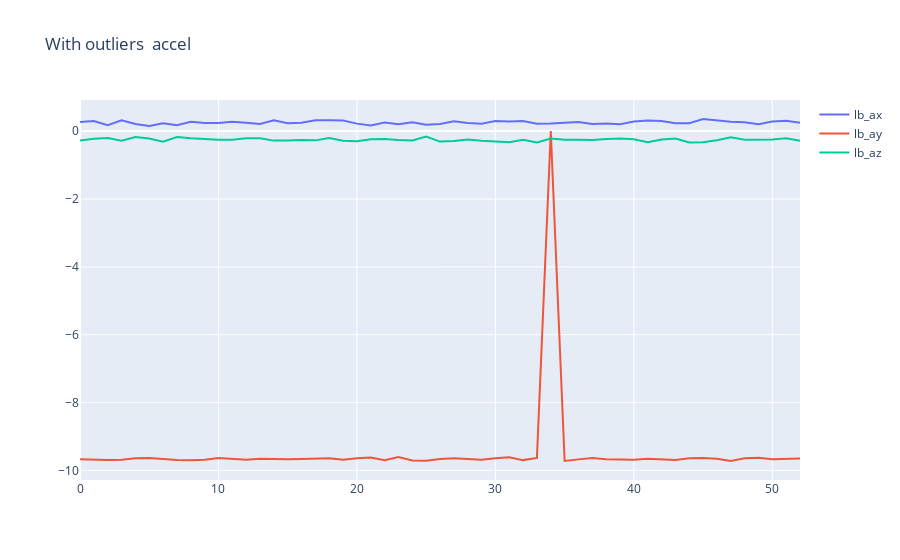
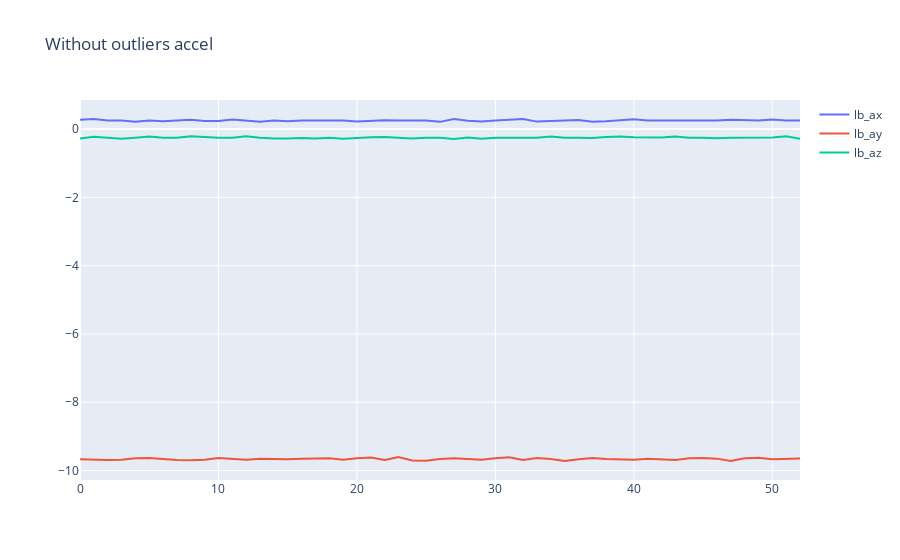

The notebook cell these images were saved under, in order:
### Markdown cell above
# Filter outliers

### Code cell
def filter_outliers(df_local):
    
    outl = find_headers(df_local)
    df= df_local.copy()
    for o in outl:
        median = df[o].median()
        std = df[o].std()
        df.loc[(df[o] - median).abs() > std,o]=np.nan
        df[o].fillna(median, inplace=True)
    return df




rb_outl = filter_outliers(rb)
rt_outl =filter_outliers(rt)
lb_outl = filter_outliers(lb)
lt_outl = filter_outliers(lt)
bb_outl = filter_outliers(bb)
bt_outl = filter_outliers(bt)



show_plot(lb,'With outliers ',True)
show_plot(lb_outl,'Without outliers',True)
